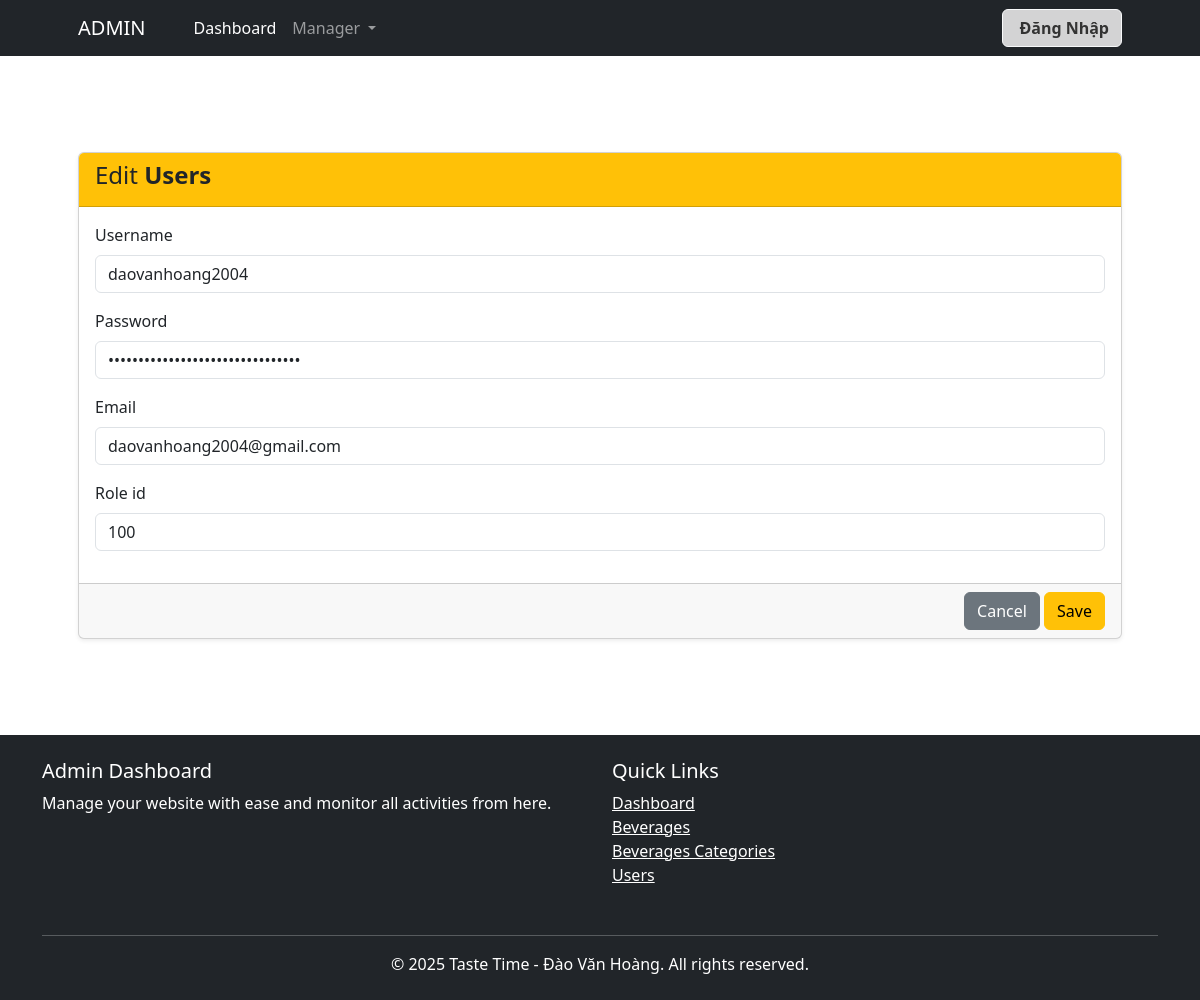
The app's page /admin/users/edit.php?user_id=7&page=1 with its own data.
### tables this page shows
CREATE TABLE `users` (
  `user_id` int(11) NOT NULL,
  `username` varchar(50) NOT NULL,
  `password` varchar(255) NOT NULL,
  `email` varchar(100) NOT NULL,
  `role_id` int(11) NOT NULL COMMENT '100: admin và 50: user',
  `created_at` timestamp NOT NULL DEFAULT current_timestamp()
);

### models/database.php (called while the page is built, shortened)
<?php
class Database
{
    public static $connection;
    public function __construct()
    {
        if (!self::$connection) {
            self::$connection = new mysqli(DB_HOST, DB_USER, DB_PASSWORD, DB_NAME, PORT);
            self::$connection->set_charset(DB_CHARSET);
        }
        return self::$connection;
    }
}

### models/usersRepository.php (called while the page is built, shortened)
<?php
require_once 'database.php';
require_once 'users.php';
class UsersRepository extends Database
{
    public function getUsersByUserId($user_id)
    {
        $sql = "SELECT * FROM `users` WHERE `user_id` = ?";
        $stmt = self::$connection->prepare($sql);
        $stmt->bind_param('i',  $user_id);
        $stmt->execute();
        $items = $stmt->get_result()->fetch_all(MYSQLI_ASSOC);
        $user = null;
        foreach ($items as $item) {
            $user = new Users($item['user_id'],  $item['username'],  $item['password'], $item['email'], $item['role_id'], $item['created_at']);
        }
        return $user;
    }
}

### models/users.php (called while the page is built, shortened)
<?php
class Users
{
    private $user_id, $username, $password, $email, $role_id, $created_at;
    public function __construct($user_id, $username, $password, $email, $role_id, $created_at)
    {
        $this->username = $username;
        $this->password = $password;
        $this->email = $email;
        $this->role_id = $role_id;
    }
    public function getUsername()
    {
        return $this->username;
    }
    public function getPassword()
    {
        return $this->password;
    }
    public function getEmail()
    {
        return $this->email;
    }
    public function getRoleId()
    {
        return $this->role_id;
    }
}

### admin/users/edit.php (the view, shortened to what this page needs)
<?php
require_once '../../models/usersRepository.php';
$usersRepository = new UsersRepository();
$user_id = $_GET['user_id'];
$getUsersByUserId = $usersRepository->getUsersByUserId($user_id);
$page = isset($_GET['page']) ? (int)$_GET['page'] : 1;
?>
<?php require_once('../header.php'); ?>
<section class="py-5">
    <div class="container px-4 px-lg-5 my-5">
        <div class="card shadow-sm">
            <div class="card-header bg-warning ">
                <h4 class="card-title">Edit <strong>Users</strong></h4>
            </div>
            <form action="update.php?page=<?= $page ?>" method="post" enctype="multipart/form-data">
                <div class="card-body">
                    <div class="mb-3">
                        <label class="form-label">Username</label>
                        <input type="text" class="form-control" required name="username" value="<?= $getUsersByUserId->getUsername() ?>">
                    </div>
                    <div class="mb-3">
                        <label class="form-label">Password</label>
                        <input type="password" class="form-control" required name="password" value="<?= $getUsersByUserId->getPassword() ?>">
                    </div>
                    <div class="mb-3">
                        <label class="form-label">Email</label>
                        <input type="email" class="form-control" required name="email" value="<?= $getUsersByUserId->getEmail() ?>">
                    </div>
                    <div class="mb-3">
                        <label class="form-label">Role id</label>
                        <input type="number" class="form-control" required name="role_id" value="<?= $getUsersByUserId->getRoleId() ?>">
                    </div>
                </div>
                <div class="card-footer text-end">
                    <a href="read.php?page=<?= $page ?>" class="btn btn-secondary">Cancel</a>
                    <input type="submit" class="btn btn-warning" value="Save">
                </div>
            </form>
        </div>
    </div>
</section>
<?php require_once('../footer.php'); ?>

### records on screen
users: username "daovanhoang2004", email "daovanhoang2004@gmail.com", role_id "100"
